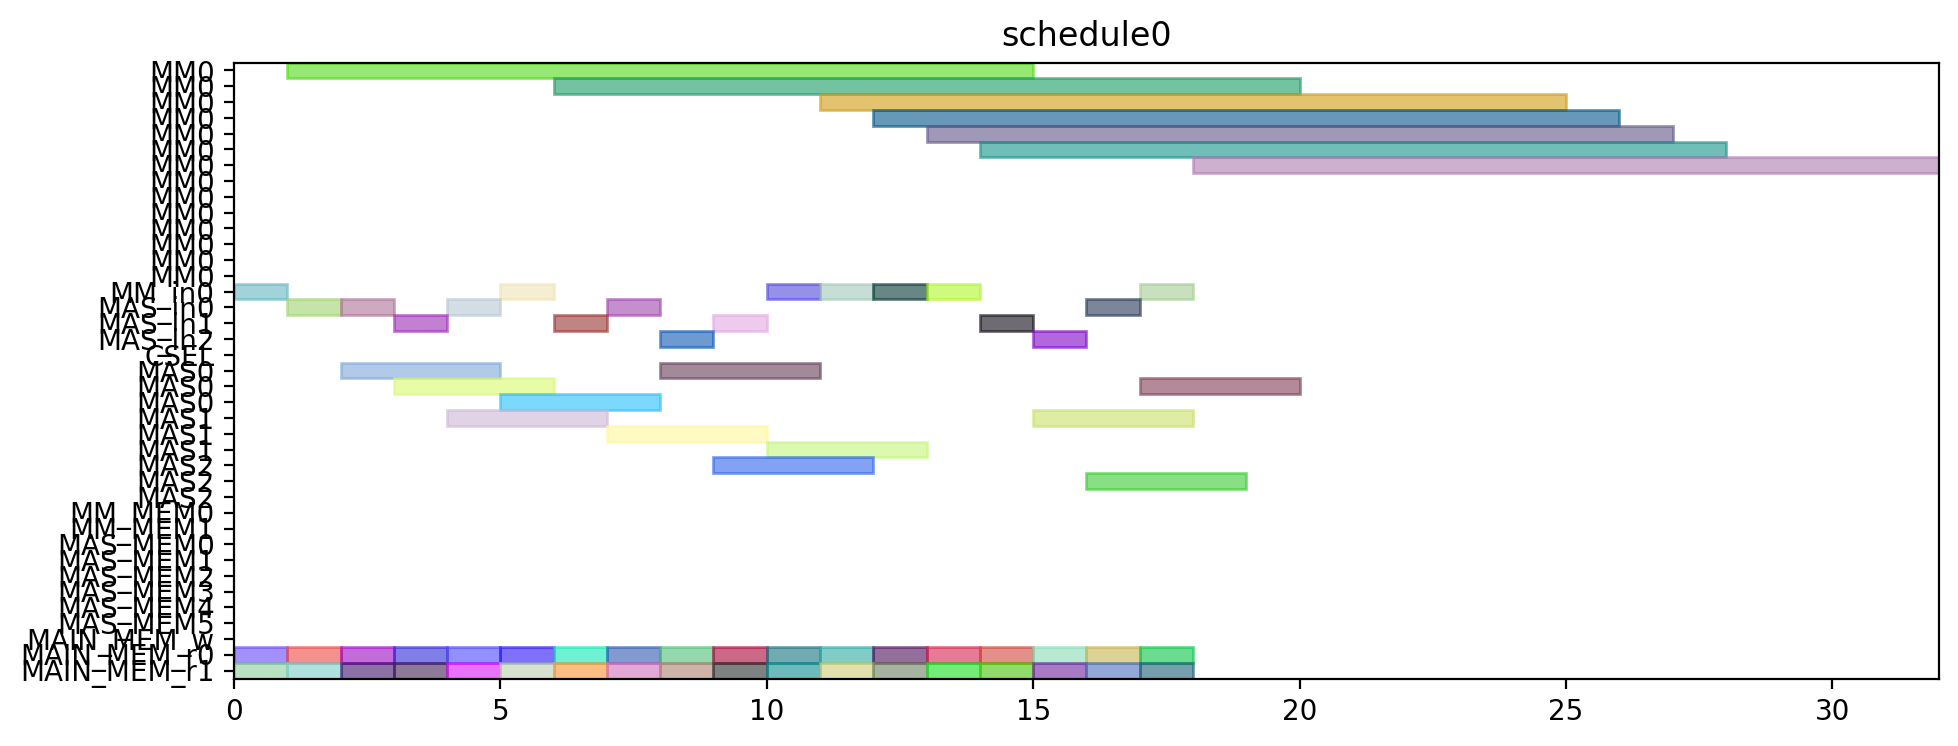

This figure's Python source:
from pyschedule import Scenario, solvers, plotters, alt


def solve():
	horizon = 120
	S = Scenario("schedule0", horizon=horizon)

	# resource
	MM = S.Resources('MM', num=1, size=14)
	MM_in = S.Resources('MM_in', num=1)
	MAS_in = S.Resources('MAS_in', num=3)
	CSEL = S.Resource('CSEL')
	MAS = S.Resources('MAS', num=3, size=3, periods=range(1, horizon))
	MM_MEM = S.Resources('MM_MEM', num=2)
	MAS_MEM = S.Resources('MAS_MEM', num=6)
	MAIN_MEM_w = S.Resource('MAIN_MEM_w', size=1)
	MAIN_MEM_r = S.Resources('MAIN_MEM_r', num=2)

	# result of previous scheduling

	# new tasks
	t0_t0 = S.Task('t0_t0', length=3, delay_cost=1)
	t0_t0 += alt(MAS)
	t0_t0_in = S.Task('t0_t0_in', length=1, delay_cost=1)
	t0_t0_in += alt(MAS_in)
	S += t0_t0_in*MAS_in[0]<=t0_t0*MAS[0]

	S += t0_t0_in*MAS_in[1]<=t0_t0*MAS[1]

	S += t0_t0_in*MAS_in[2]<=t0_t0*MAS[2]

	t0_t0_mem0 = S.Task('t0_t0_mem0', length=1, delay_cost=1)
	t0_t0_mem0 += MAIN_MEM_r[0]
	S += t0_t0_mem0 <= t0_t0

	t0_t0_mem1 = S.Task('t0_t0_mem1', length=1, delay_cost=1)
	t0_t0_mem1 += MAIN_MEM_r[1]
	S += t0_t0_mem1 <= t0_t0

	t0_t1 = S.Task('t0_t1', length=3, delay_cost=1)
	t0_t1 += alt(MAS)
	t0_t1_in = S.Task('t0_t1_in', length=1, delay_cost=1)
	t0_t1_in += alt(MAS_in)
	S += t0_t1_in*MAS_in[0]<=t0_t1*MAS[0]

	S += t0_t1_in*MAS_in[1]<=t0_t1*MAS[1]

	S += t0_t1_in*MAS_in[2]<=t0_t1*MAS[2]

	t0_t1_mem0 = S.Task('t0_t1_mem0', length=1, delay_cost=1)
	t0_t1_mem0 += MAIN_MEM_r[0]
	S += t0_t1_mem0 <= t0_t1

	t0_t1_mem1 = S.Task('t0_t1_mem1', length=1, delay_cost=1)
	t0_t1_mem1 += MAIN_MEM_r[1]
	S += t0_t1_mem1 <= t0_t1

	t0_t3 = S.Task('t0_t3', length=14, delay_cost=1)
	t0_t3 += alt(MM)
	t0_t3_in = S.Task('t0_t3_in', length=1, delay_cost=1)
	t0_t3_in += alt(MM_in)
	S += t0_t3_in*MM_in[0]<=t0_t3*MM[0]
	t0_t3_mem0 = S.Task('t0_t3_mem0', length=1, delay_cost=1)
	t0_t3_mem0 += MAIN_MEM_r[0]
	S += t0_t3_mem0 <= t0_t3

	t0_t3_mem1 = S.Task('t0_t3_mem1', length=1, delay_cost=1)
	t0_t3_mem1 += MAIN_MEM_r[1]
	S += t0_t3_mem1 <= t0_t3

	t1_t0 = S.Task('t1_t0', length=3, delay_cost=1)
	t1_t0 += alt(MAS)
	t1_t0_in = S.Task('t1_t0_in', length=1, delay_cost=1)
	t1_t0_in += alt(MAS_in)
	S += t1_t0_in*MAS_in[0]<=t1_t0*MAS[0]

	S += t1_t0_in*MAS_in[1]<=t1_t0*MAS[1]

	S += t1_t0_in*MAS_in[2]<=t1_t0*MAS[2]

	t1_t0_mem0 = S.Task('t1_t0_mem0', length=1, delay_cost=1)
	t1_t0_mem0 += MAIN_MEM_r[0]
	S += t1_t0_mem0 <= t1_t0

	t1_t0_mem1 = S.Task('t1_t0_mem1', length=1, delay_cost=1)
	t1_t0_mem1 += MAIN_MEM_r[1]
	S += t1_t0_mem1 <= t1_t0

	t1_t1 = S.Task('t1_t1', length=3, delay_cost=1)
	t1_t1 += alt(MAS)
	t1_t1_in = S.Task('t1_t1_in', length=1, delay_cost=1)
	t1_t1_in += alt(MAS_in)
	S += t1_t1_in*MAS_in[0]<=t1_t1*MAS[0]

	S += t1_t1_in*MAS_in[1]<=t1_t1*MAS[1]

	S += t1_t1_in*MAS_in[2]<=t1_t1*MAS[2]

	t1_t1_mem0 = S.Task('t1_t1_mem0', length=1, delay_cost=1)
	t1_t1_mem0 += MAIN_MEM_r[0]
	S += t1_t1_mem0 <= t1_t1

	t1_t1_mem1 = S.Task('t1_t1_mem1', length=1, delay_cost=1)
	t1_t1_mem1 += MAIN_MEM_r[1]
	S += t1_t1_mem1 <= t1_t1

	t1_t3 = S.Task('t1_t3', length=14, delay_cost=1)
	t1_t3 += alt(MM)
	t1_t3_in = S.Task('t1_t3_in', length=1, delay_cost=1)
	t1_t3_in += alt(MM_in)
	S += t1_t3_in*MM_in[0]<=t1_t3*MM[0]
	t1_t3_mem0 = S.Task('t1_t3_mem0', length=1, delay_cost=1)
	t1_t3_mem0 += MAIN_MEM_r[0]
	S += t1_t3_mem0 <= t1_t3

	t1_t3_mem1 = S.Task('t1_t3_mem1', length=1, delay_cost=1)
	t1_t3_mem1 += MAIN_MEM_r[1]
	S += t1_t3_mem1 <= t1_t3

	t2_t2 = S.Task('t2_t2', length=3, delay_cost=1)
	t2_t2 += alt(MAS)
	t2_t2_in = S.Task('t2_t2_in', length=1, delay_cost=1)
	t2_t2_in += alt(MAS_in)
	S += t2_t2_in*MAS_in[0]<=t2_t2*MAS[0]

	S += t2_t2_in*MAS_in[1]<=t2_t2*MAS[1]

	S += t2_t2_in*MAS_in[2]<=t2_t2*MAS[2]

	t2_t2_mem0 = S.Task('t2_t2_mem0', length=1, delay_cost=1)
	t2_t2_mem0 += MAIN_MEM_r[0]
	S += t2_t2_mem0 <= t2_t2

	t2_t2_mem1 = S.Task('t2_t2_mem1', length=1, delay_cost=1)
	t2_t2_mem1 += MAIN_MEM_r[1]
	S += t2_t2_mem1 <= t2_t2

	t5_t0 = S.Task('t5_t0', length=14, delay_cost=1)
	t5_t0 += alt(MM)
	t5_t0_in = S.Task('t5_t0_in', length=1, delay_cost=1)
	t5_t0_in += alt(MM_in)
	S += t5_t0_in*MM_in[0]<=t5_t0*MM[0]
	t5_t0_mem0 = S.Task('t5_t0_mem0', length=1, delay_cost=1)
	t5_t0_mem0 += MAIN_MEM_r[0]
	S += t5_t0_mem0 <= t5_t0

	t5_t0_mem1 = S.Task('t5_t0_mem1', length=1, delay_cost=1)
	t5_t0_mem1 += MAIN_MEM_r[1]
	S += t5_t0_mem1 <= t5_t0

	t5_t1 = S.Task('t5_t1', length=14, delay_cost=1)
	t5_t1 += alt(MM)
	t5_t1_in = S.Task('t5_t1_in', length=1, delay_cost=1)
	t5_t1_in += alt(MM_in)
	S += t5_t1_in*MM_in[0]<=t5_t1*MM[0]
	t5_t1_mem0 = S.Task('t5_t1_mem0', length=1, delay_cost=1)
	t5_t1_mem0 += MAIN_MEM_r[0]
	S += t5_t1_mem0 <= t5_t1

	t5_t1_mem1 = S.Task('t5_t1_mem1', length=1, delay_cost=1)
	t5_t1_mem1 += MAIN_MEM_r[1]
	S += t5_t1_mem1 <= t5_t1

	t5_t2 = S.Task('t5_t2', length=3, delay_cost=1)
	t5_t2 += alt(MAS)
	t5_t2_in = S.Task('t5_t2_in', length=1, delay_cost=1)
	t5_t2_in += alt(MAS_in)
	S += t5_t2_in*MAS_in[0]<=t5_t2*MAS[0]

	S += t5_t2_in*MAS_in[1]<=t5_t2*MAS[1]

	S += t5_t2_in*MAS_in[2]<=t5_t2*MAS[2]

	t5_t2_mem0 = S.Task('t5_t2_mem0', length=1, delay_cost=1)
	t5_t2_mem0 += MAIN_MEM_r[0]
	S += t5_t2_mem0 <= t5_t2

	t5_t2_mem1 = S.Task('t5_t2_mem1', length=1, delay_cost=1)
	t5_t2_mem1 += MAIN_MEM_r[1]
	S += t5_t2_mem1 <= t5_t2

	t5_t3 = S.Task('t5_t3', length=3, delay_cost=1)
	t5_t3 += alt(MAS)
	t5_t3_in = S.Task('t5_t3_in', length=1, delay_cost=1)
	t5_t3_in += alt(MAS_in)
	S += t5_t3_in*MAS_in[0]<=t5_t3*MAS[0]

	S += t5_t3_in*MAS_in[1]<=t5_t3*MAS[1]

	S += t5_t3_in*MAS_in[2]<=t5_t3*MAS[2]

	t5_t3_mem0 = S.Task('t5_t3_mem0', length=1, delay_cost=1)
	t5_t3_mem0 += MAIN_MEM_r[0]
	S += t5_t3_mem0 <= t5_t3

	t5_t3_mem1 = S.Task('t5_t3_mem1', length=1, delay_cost=1)
	t5_t3_mem1 += MAIN_MEM_r[1]
	S += t5_t3_mem1 <= t5_t3

	t7_t0 = S.Task('t7_t0', length=3, delay_cost=1)
	t7_t0 += alt(MAS)
	t7_t0_in = S.Task('t7_t0_in', length=1, delay_cost=1)
	t7_t0_in += alt(MAS_in)
	S += t7_t0_in*MAS_in[0]<=t7_t0*MAS[0]

	S += t7_t0_in*MAS_in[1]<=t7_t0*MAS[1]

	S += t7_t0_in*MAS_in[2]<=t7_t0*MAS[2]

	t7_t0_mem0 = S.Task('t7_t0_mem0', length=1, delay_cost=1)
	t7_t0_mem0 += MAIN_MEM_r[0]
	S += t7_t0_mem0 <= t7_t0

	t7_t0_mem1 = S.Task('t7_t0_mem1', length=1, delay_cost=1)
	t7_t0_mem1 += MAIN_MEM_r[1]
	S += t7_t0_mem1 <= t7_t0

	t7_t1 = S.Task('t7_t1', length=3, delay_cost=1)
	t7_t1 += alt(MAS)
	t7_t1_in = S.Task('t7_t1_in', length=1, delay_cost=1)
	t7_t1_in += alt(MAS_in)
	S += t7_t1_in*MAS_in[0]<=t7_t1*MAS[0]

	S += t7_t1_in*MAS_in[1]<=t7_t1*MAS[1]

	S += t7_t1_in*MAS_in[2]<=t7_t1*MAS[2]

	t7_t1_mem0 = S.Task('t7_t1_mem0', length=1, delay_cost=1)
	t7_t1_mem0 += MAIN_MEM_r[0]
	S += t7_t1_mem0 <= t7_t1

	t7_t1_mem1 = S.Task('t7_t1_mem1', length=1, delay_cost=1)
	t7_t1_mem1 += MAIN_MEM_r[1]
	S += t7_t1_mem1 <= t7_t1

	t7_t3 = S.Task('t7_t3', length=14, delay_cost=1)
	t7_t3 += alt(MM)
	t7_t3_in = S.Task('t7_t3_in', length=1, delay_cost=1)
	t7_t3_in += alt(MM_in)
	S += t7_t3_in*MM_in[0]<=t7_t3*MM[0]
	t7_t3_mem0 = S.Task('t7_t3_mem0', length=1, delay_cost=1)
	t7_t3_mem0 += MAIN_MEM_r[0]
	S += t7_t3_mem0 <= t7_t3

	t7_t3_mem1 = S.Task('t7_t3_mem1', length=1, delay_cost=1)
	t7_t3_mem1 += MAIN_MEM_r[1]
	S += t7_t3_mem1 <= t7_t3

	t10_t0 = S.Task('t10_t0', length=14, delay_cost=1)
	t10_t0 += alt(MM)
	t10_t0_in = S.Task('t10_t0_in', length=1, delay_cost=1)
	t10_t0_in += alt(MM_in)
	S += t10_t0_in*MM_in[0]<=t10_t0*MM[0]
	t10_t0_mem0 = S.Task('t10_t0_mem0', length=1, delay_cost=1)
	t10_t0_mem0 += MAIN_MEM_r[0]
	S += t10_t0_mem0 <= t10_t0

	t10_t0_mem1 = S.Task('t10_t0_mem1', length=1, delay_cost=1)
	t10_t0_mem1 += MAIN_MEM_r[1]
	S += t10_t0_mem1 <= t10_t0

	t10_t1 = S.Task('t10_t1', length=14, delay_cost=1)
	t10_t1 += alt(MM)
	t10_t1_in = S.Task('t10_t1_in', length=1, delay_cost=1)
	t10_t1_in += alt(MM_in)
	S += t10_t1_in*MM_in[0]<=t10_t1*MM[0]
	t10_t1_mem0 = S.Task('t10_t1_mem0', length=1, delay_cost=1)
	t10_t1_mem0 += MAIN_MEM_r[0]
	S += t10_t1_mem0 <= t10_t1

	t10_t1_mem1 = S.Task('t10_t1_mem1', length=1, delay_cost=1)
	t10_t1_mem1 += MAIN_MEM_r[1]
	S += t10_t1_mem1 <= t10_t1

	t10_t2 = S.Task('t10_t2', length=3, delay_cost=1)
	t10_t2 += alt(MAS)
	t10_t2_in = S.Task('t10_t2_in', length=1, delay_cost=1)
	t10_t2_in += alt(MAS_in)
	S += t10_t2_in*MAS_in[0]<=t10_t2*MAS[0]

	S += t10_t2_in*MAS_in[1]<=t10_t2*MAS[1]

	S += t10_t2_in*MAS_in[2]<=t10_t2*MAS[2]

	t10_t2_mem0 = S.Task('t10_t2_mem0', length=1, delay_cost=1)
	t10_t2_mem0 += MAIN_MEM_r[0]
	S += t10_t2_mem0 <= t10_t2

	t10_t2_mem1 = S.Task('t10_t2_mem1', length=1, delay_cost=1)
	t10_t2_mem1 += MAIN_MEM_r[1]
	S += t10_t2_mem1 <= t10_t2

	t10_t3 = S.Task('t10_t3', length=3, delay_cost=1)
	t10_t3 += alt(MAS)
	t10_t3_in = S.Task('t10_t3_in', length=1, delay_cost=1)
	t10_t3_in += alt(MAS_in)
	S += t10_t3_in*MAS_in[0]<=t10_t3*MAS[0]

	S += t10_t3_in*MAS_in[1]<=t10_t3*MAS[1]

	S += t10_t3_in*MAS_in[2]<=t10_t3*MAS[2]

	t10_t3_mem0 = S.Task('t10_t3_mem0', length=1, delay_cost=1)
	t10_t3_mem0 += MAIN_MEM_r[0]
	S += t10_t3_mem0 <= t10_t3

	t10_t3_mem1 = S.Task('t10_t3_mem1', length=1, delay_cost=1)
	t10_t3_mem1 += MAIN_MEM_r[1]
	S += t10_t3_mem1 <= t10_t3

	solvers.mip.solve(S,msg=1,kind='CPLEX',ratio_gap=1.01)

	solution = [['hoge']*len(S.solution()[1]) for i in range(len(S.solution()))]
	for i in range(len(S.solution())):
		for j in range(len(S.solution()[i])):
			solution[i][j]=str(S.solution()[i][j])
	print(solution)

	cycles = int(solution[-1][3])

	pic_file_name = "/mnt/rose/usr1/fukuda/ABE/multiRAM_multiMAS_16mux/scheduling_result/stage14MM1_stage3MAS3/EP2_DBL_w_EVAL/schedule0.png"
	if(S.solution() != []):
		plotters.matplotlib.plot(S,img_filename=pic_file_name, show_task_labels=False, fig_size=(cycles*0.25+3, 4))

	return solution
